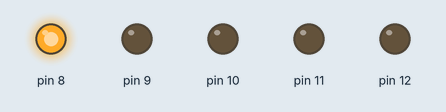
Recording of a sketch running on a simulated Arduino Uno, built with avr-gcc and run on an emulated ATmega328P. Parts: output pins drawn as LEDs (lit = HIGH).

Above: at 0.05 s.
At 0.45 s:
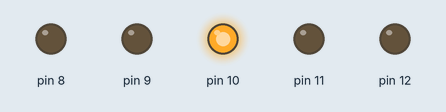
At 0.85 s:
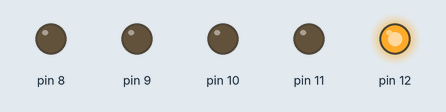
At 1.25 s:
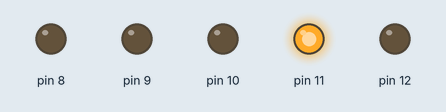
At 2.55 s:
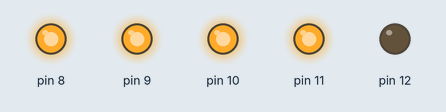
At 5.15 s:
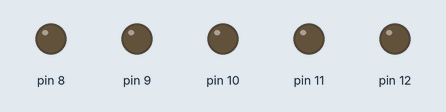
Timing chart, 0 to 5.5 s (numbered marks = the images above):
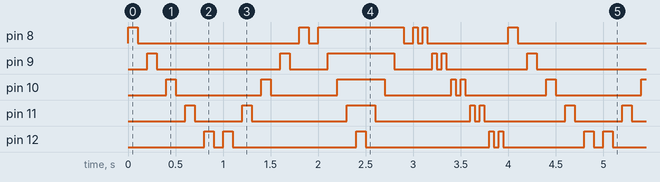

The sketch:

practica3.ino
```cpp
void setup() {
  for (int i=8; i<=12; i++){
    pinMode(i, OUTPUT);
  }
}
void loop() {
   for (int o=8; o<=12; o++){
      digitalWrite(o, HIGH);
      delay(100);
      digitalWrite(o, LOW);
      delay(100);
  }
  for (int i=12; i>=8; i--){
      digitalWrite(i, HIGH);
      delay(100);
      digitalWrite(i, LOW);
      delay(100);
  }

   for (int o=8; o<=12; o++){
      digitalWrite(o, HIGH);
      delay(100);
  }
    for (int i=12; i>=8; i--){
      digitalWrite(i, LOW);
      delay(100);
  }

   for (int o=8; o<=12; o++){
      digitalWrite(o, HIGH);
      delay(50);
      digitalWrite(o, LOW);
      delay(50);
      digitalWrite(o, HIGH);
      delay(50);
      digitalWrite(o, LOW);
      delay(50);
  }
}
```

Measured:
- by itself, pin 12: repeats every 4.0 s: LOW 0.10 s, 2 × (HIGH 0.10 s, LOW 1.3 s), HIGH 0.05 s, LOW 0.05 s, HIGH 0.05 s, LOW 0.85 s, HIGH 0.10 s
- by itself, pin 8: repeats every 4.0 s: LOW 1.7 s, HIGH 0.10 s, LOW 0.10 s, HIGH 0.90 s, LOW 0.10 s, HIGH 0.05 s, LOW 0.05 s, HIGH 0.05 s, LOW 0.85 s, HIGH 0.10 s
- by itself, pin 9: repeats every 4.0 s: LOW 1.3 s, HIGH 0.10 s, LOW 0.40 s, HIGH 0.70 s, LOW 0.40 s, HIGH 0.05 s, LOW 0.05 s, HIGH 0.05 s, LOW 0.85 s, HIGH 0.10 s
